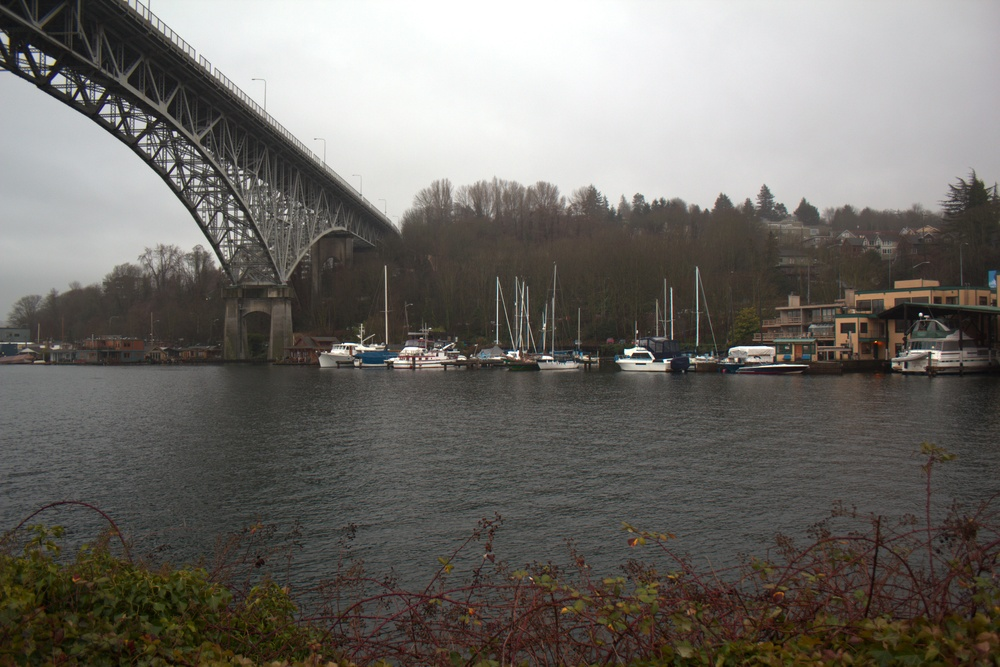
#> input picture images/bridge_blurry.jpg, 1000 x 667 px, shrunk from 2592 x 1728 before the run
$ python main.py
#> lines starting #> are read from the running program, lines starting #| are printed output that depends on the picture
import numpy as np
from skimage import io, img_as_float32, img_as_ubyte
import matplotlib.pyplot as plt
import time

from filter_cython import chromatic_removal


impath = 'images/bridge_blurry.jpg'
# impath = 'images/facade_blurry.jpg'
img = img_as_float32(io.imread(impath))


rho = np.array([-0.25, 1.375, -0.125], dtype=img.dtype)
#> rho = [-0.25, 1.38, -0.125]
L_hor = 14
L_ver = 4
alpha_R = 0.5
alpha_B = 1.0
beta_R = 1.0
beta_B = 0.25
tau = 15. / 255
gamma_1 = 128. / 255
gamma_2 = 64. / 255

print('Use the parameters:')
print('  rho:    ', list(rho))
#|   rho:     [-0.25, 1.375, -0.125]
print('  L_ver:  ', L_ver)
print('  L_hor:  ', L_hor)
print('  alpha_R:', alpha_R)
print('  alpha_B:', alpha_B)
print('  beta_R: ', beta_R)
print('  beta_B: ', beta_B)
print('  gamma_1:', gamma_1)
print('  gamma_2:', gamma_2)
print('  tau:', tau)


# padding to remove gray lines at the borders
img = np.pad(img, [(L_ver, L_ver), (L_hor, L_hor), (0, 0)])
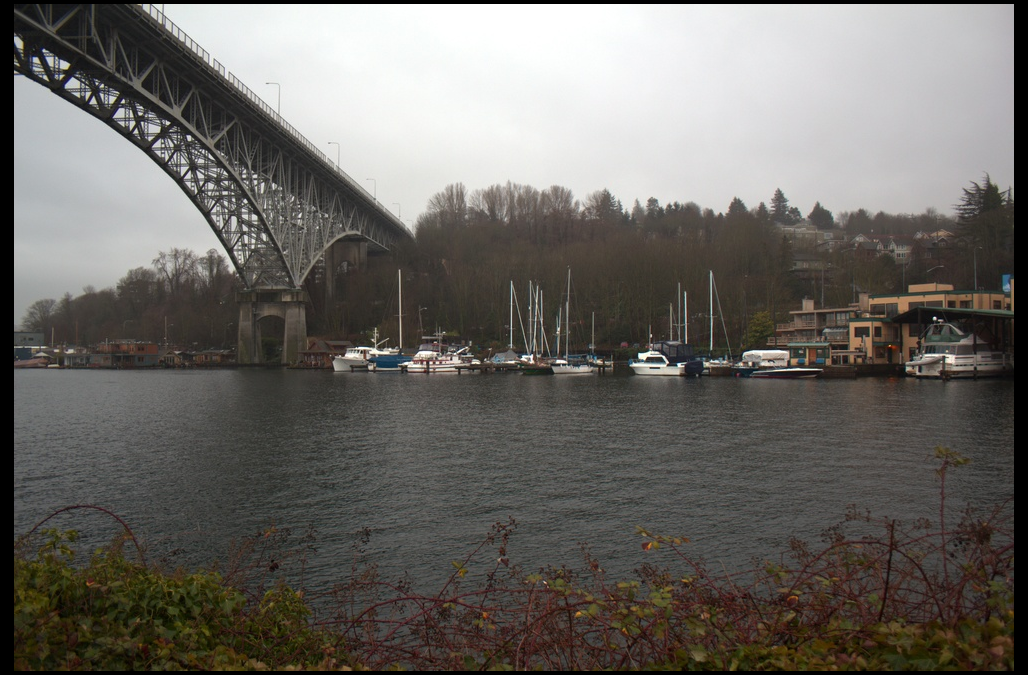
#> img: shape (675, 1028, 3) float32; mean R, G, B 0.42, 0.408, 0.389

print('Start restoration...')
tic = time.time()
#> (the run stopped early here; a loop or call above may not have finished)
